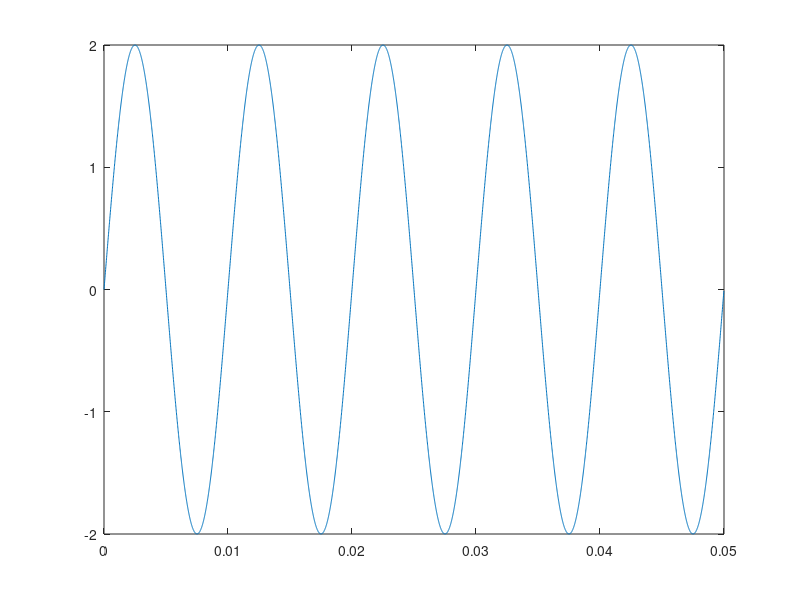

Source code (MATLAB):
fs = 100000;
t = 0:1/fs:1;
y = 2*sin(2*pi*100*t);
% plot(t,y); % menampilkan semua sinyal
plot(t(1:5000),y(1:5000)); % menampilkan 5000 sinyal pertama